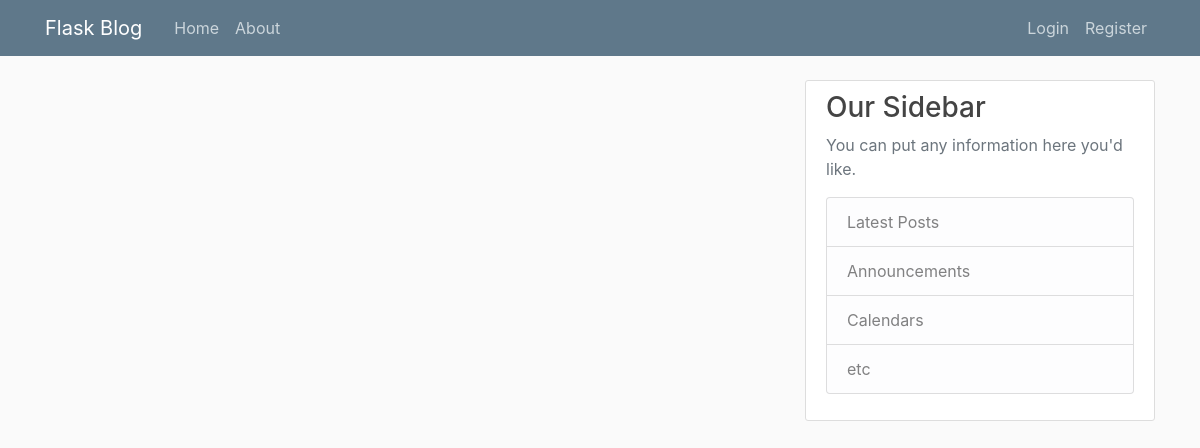
Page /home on the earlier database version.
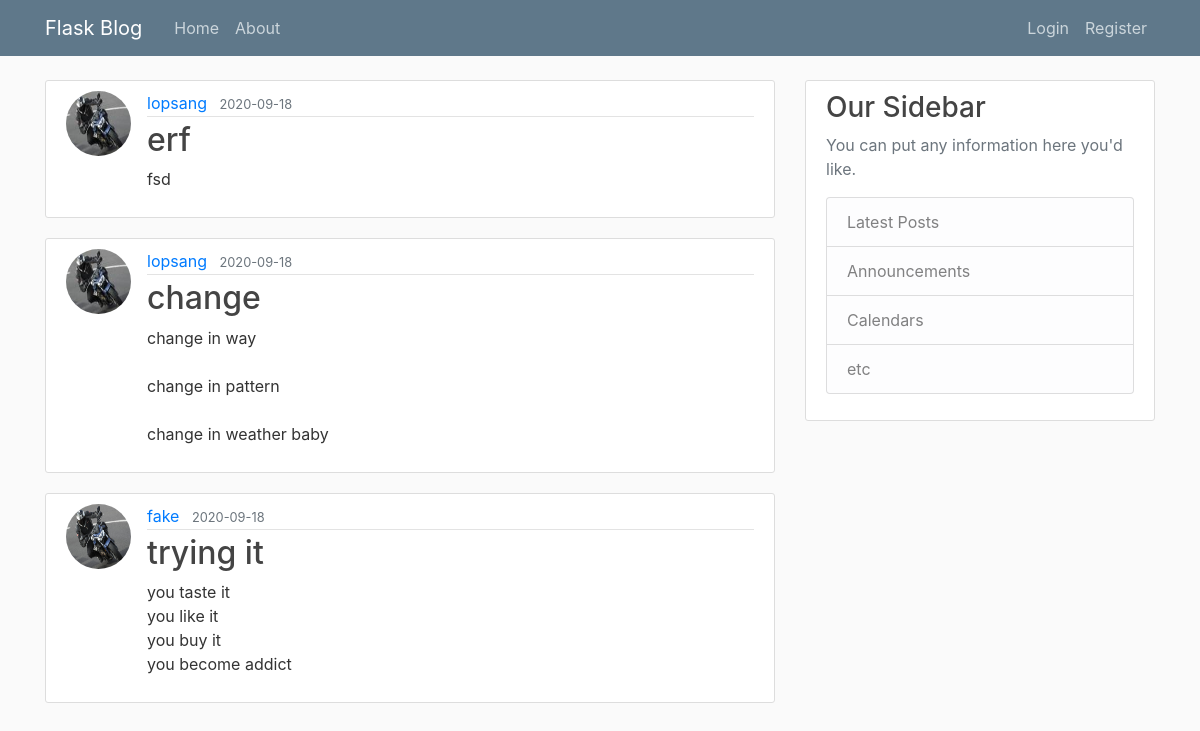
Same page on the later database version.
### flaskblog/models.py (models this page shows, shortened)
class Post(db.Model):
    id = db.Column(db.Integer, primary_key=True)
    title = db.Column(db.String(100), nullable=False)
    date_posted = db.Column(db.DateTime, nullable=False, default=datetime.utcnow)
    content = db.Column(db.Text, nullable=False)
    user_id = db.Column(db.Integer, db.ForeignKey('user.id'), nullable=False)

class User(db.Model, UserMixin):
    id = db.Column(db.Integer, primary_key=True)
    username = db.Column(db.String(20), unique=True, nullable=False)
    email = db.Column(db.String(120), unique=True, nullable=False)
    image_file = db.Column(db.String(20), nullable=False, default='default.jpg')
    password = db.Column(db.String(60), nullable=False)
    posts = db.relationship('Post', backref='author', lazy=True)

### flaskblog/routes.py (the view)
@app.route("/")
@app.route("/home")
def home():
    posts = Post.query.all()
    return render_template('home.html', posts=posts)

### flaskblog/templates/home.html
{% extends "layout.html" %}
{% block content %}
    {% for post in posts %}
        <article class="media content-section">
          <img class="rounded-circle article-img" src="{{ url_for('static', filename='profile_pics/' + post.author.image_file) }}">
          <div class="media-body">
            <div class="article-metadata">
              <a class="mr-2" href="#">{{ post.author.username }}</a>
              <small class="text-muted">{{ post.date_posted.strftime('%Y-%m-%d') }}</small>
            </div>
            <h2><a class="article-title" href="{{ url_for('post', post_id=post.id) }}">{{ post.title }}</a></h2>
            <p class="article-content">{{ post.content }}</p>
          </div>
        </article>
    {% endfor %}
{% endblock content %}

### flaskblog/templates/layout.html (shortened to what this page needs)
<!DOCTYPE html>
<html>
<head>
    <link rel="stylesheet" href="https://maxcdn.bootstrapcdn.com/bootstrap/4.0.0/css/bootstrap.min.css">
    <link rel="stylesheet" type="text/css" href="{{ url_for('static', filename='main.css') }}">
</head>
<body>
    <header class="site-header">
      <nav class="navbar navbar-expand-md navbar-dark bg-steel fixed-top">
        <div class="container">
          <a class="navbar-brand mr-4" href="/">Flask Blog</a>
          <div class="collapse navbar-collapse" id="navbarToggle">
            <div class="navbar-nav mr-auto">
              <a class="nav-item nav-link" href="{{ url_for('home') }}">Home</a>
              <a class="nav-item nav-link" href="{{ url_for('about') }}">About</a>
            </div>
            <div class="navbar-nav">
              {% if current_user.is_authenticated %}
               <a class="nav-item nav-link" href="{{ url_for('new_post') }}">New Post</a>
                <a class="nav-item nav-link" href="{{ url_for('account') }}">Account</a>
                <a class="nav-item nav-link" href="{{ url_for('logout') }}">Logout</a>
              {% else %}
                <a class="nav-item nav-link" href="{{ url_for('login') }}">Login</a>
                <a class="nav-item nav-link" href="{{ url_for('register') }}">Register</a>
              {% endif %}
            </div>
          </div>
        </div>
      </nav>
    </header>
    <main role="main" class="container">
      <div class="row">
        <div class="col-md-8">
          {% block content %}{% endblock %}
        </div>
        <div class="col-md-4">
          <div class="content-section">
            <h3>Our Sidebar</h3>
            <p class='text-muted'>You can put any information here you'd like.
              <ul class="list-group">
                <li class="list-group-item list-group-item-light">Latest Posts</li>
                <li class="list-group-item list-group-item-light">Announcements</li>
                <li class="list-group-item list-group-item-light">Calendars</li>
                <li class="list-group-item list-group-item-light">etc</li>
              </ul>
            </p>
          </div>
        </div>
      </div>
    </main>
</body>
</html>

### flaskblog/static/main.css (style rules this page uses)
body { background: #fafafa; color: #333333; margin-top: 5rem; }
h1, h2, h3, h4, h5, h6 { color: #444444; }
.bg-steel { background-color: #5f788a; }
.site-header .navbar-nav .nav-link { color: #cbd5db; }
.content-section { background: #ffffff; padding: 10px 20px; border: 1px solid #dddddd; border-radius: 3px; margin-bottom: 20px; }
.article-title { color: #444444; }
.article-content { white-space: pre-line; }
.article-img { height: 65px; width: 65px; margin-right: 16px; }
.article-metadata { padding-bottom: 1px; margin-bottom: 4px; border-bottom: 1px solid #e3e3e3 }

Differences in the rows shown:
added Post: image_file (picture), author.username "lopsang", date_posted "2020-09-18", title "erf", content "fsd"
added Post: image_file (picture), author.username "lopsang", date_posted "2020-09-18", title "change", content "change in way change in pattern change in weather baby"
added Post: image_file (placeholder picture), author.username "fake", date_posted "2020-09-18", title "trying it", content "you taste it you like it you buy it you become addict"
